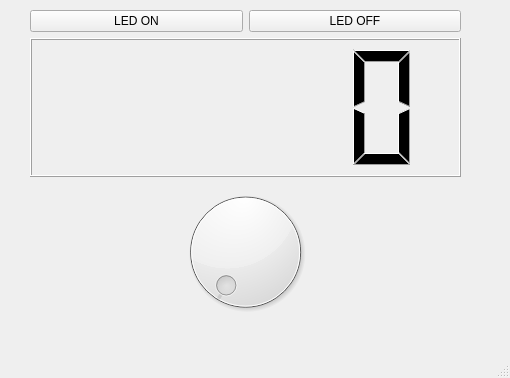
<?xml version="1.0" encoding="UTF-8"?>
<ui version="4.0">
 <class>MainWindow</class>
 <widget class="QMainWindow" name="MainWindow">
  <property name="geometry">
   <rect>
    <x>0</x>
    <y>0</y>
    <width>510</width>
    <height>378</height>
   </rect>
  </property>
  <property name="windowTitle">
   <string>MainWindow</string>
  </property>
  <widget class="QWidget" name="centralwidget">
   <widget class="QWidget" name="gridLayoutWidget">
    <property name="geometry">
     <rect>
      <x>30</x>
      <y>10</y>
      <width>431</width>
      <height>311</height>
     </rect>
    </property>
    <layout class="QGridLayout" name="gridLayout">
     <item row="0" column="0">
      <widget class="QPushButton" name="pushButton">
       <property name="text">
        <string>LED ON</string>
       </property>
      </widget>
     </item>
     <item row="0" column="1">
      <widget class="QPushButton" name="pushButton_2">
       <property name="text">
        <string>LED OFF</string>
       </property>
      </widget>
     </item>
     <item row="1" column="0" colspan="2">
      <widget class="QLCDNumber" name="lcdNumber"/>
     </item>
     <item row="2" column="0" colspan="2">
      <widget class="QDial" name="dial"/>
     </item>
    </layout>
   </widget>
  </widget>
  <widget class="QMenuBar" name="menubar">
   <property name="geometry">
    <rect>
     <x>0</x>
     <y>0</y>
     <width>510</width>
     <height>28</height>
    </rect>
   </property>
  </widget>
  <widget class="QStatusBar" name="statusbar"/>
 </widget>
 <resources/>
 <connections>
  <connection>
   <sender>pushButton</sender>
   <signal>clicked()</signal>
   <receiver>MainWindow</receiver>
   <slot>ledOn()</slot>
   <hints>
    <hint type="sourcelabel">
     <x>121</x>
     <y>54</y>
    </hint>
    <hint type="destinationlabel">
     <x>194</x>
     <y>33</y>
    </hint>
   </hints>
  </connection>
  <connection>
   <sender>pushButton_2</sender>
   <signal>clicked()</signal>
   <receiver>MainWindow</receiver>
   <slot>ledOff()</slot>
   <hints>
    <hint type="sourcelabel">
     <x>294</x>
     <y>52</y>
    </hint>
    <hint type="destinationlabel">
     <x>472</x>
     <y>29</y>
    </hint>
   </hints>
  </connection>
  <connection>
   <sender>dial</sender>
   <signal>valueChanged(int)</signal>
   <receiver>MainWindow</receiver>
   <slot>setDial()</slot>
   <hints>
    <hint type="sourcelabel">
     <x>267</x>
     <y>282</y>
    </hint>
    <hint type="destinationlabel">
     <x>328</x>
     <y>350</y>
    </hint>
   </hints>
  </connection>
 </connections>
 <slots>
  <slot>ledOn()</slot>
  <slot>ledOff()</slot>
  <slot>setDial()</slot>
 </slots>
</ui>
